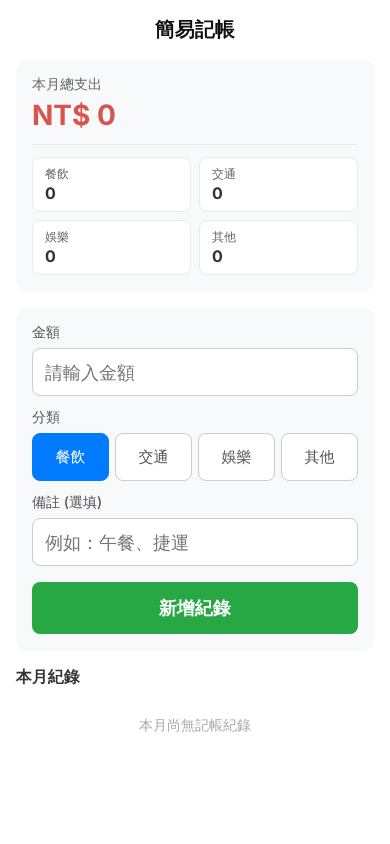
#> input picture videos/caffaine-budget-app/tests/01-first-a-empty.png, 390 x 844 px
$ python cov.py ../../../videos/caffaine-budget-app/tests/01-first-a-empty.png
#> lines starting #> are read from the running program, lines starting #| are printed output that depends on the picture; after the words box and inside, x2 and y2 are one past the last pixel; in counts of white or black regions, pixels touching at a corner belong together
import sys, numpy as np
from PIL import Image, ImageFilter
from collections import deque
SX0,SX1,SY0,SY1=64,1016,220,1700
def analyze(path):
    im=Image.open(path).convert('RGB').resize((540,960))
    a=np.asarray(im).astype(np.int16)
    lum=np.asarray(im.convert('L')).astype(np.int16)
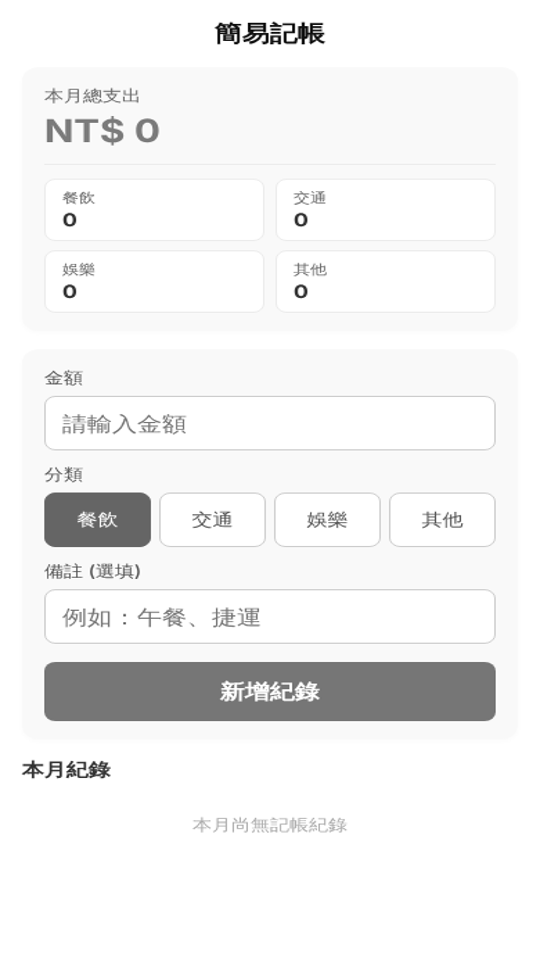
#> lum: shape (960, 540) int16; min 0, max 255, mean 241.6
    light=np.median(lum)>128
#> light = True
    F=ImageFilter.MaxFilter(31) if light else ImageFilter.MinFilter(31)
    bg=np.asarray(im.filter(F).filter(ImageFilter.GaussianBlur(12))).astype(np.int16)
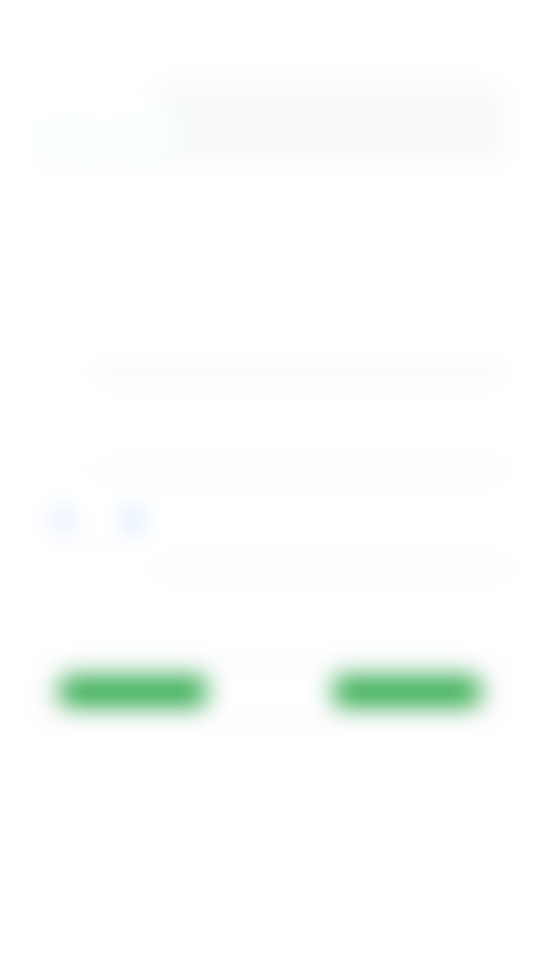
#> bg: shape (960, 540, 3) int16; mean R, G, B 250.7, 252.9, 251.5
    d=np.abs(a-bg).max(axis=2)
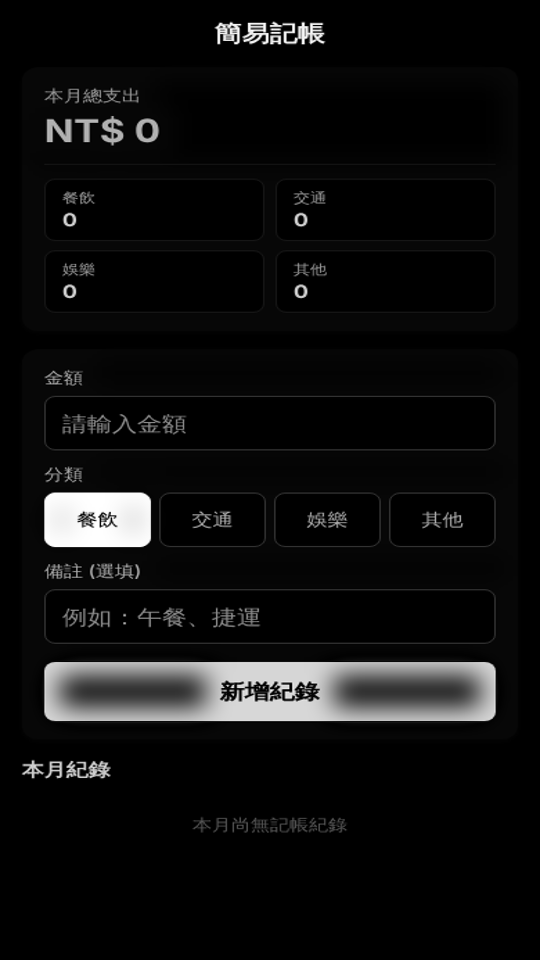
#> d: shape (960, 540) int16; min 0, max 255, mean 14.7
    ink=d>(30 if light else 30)
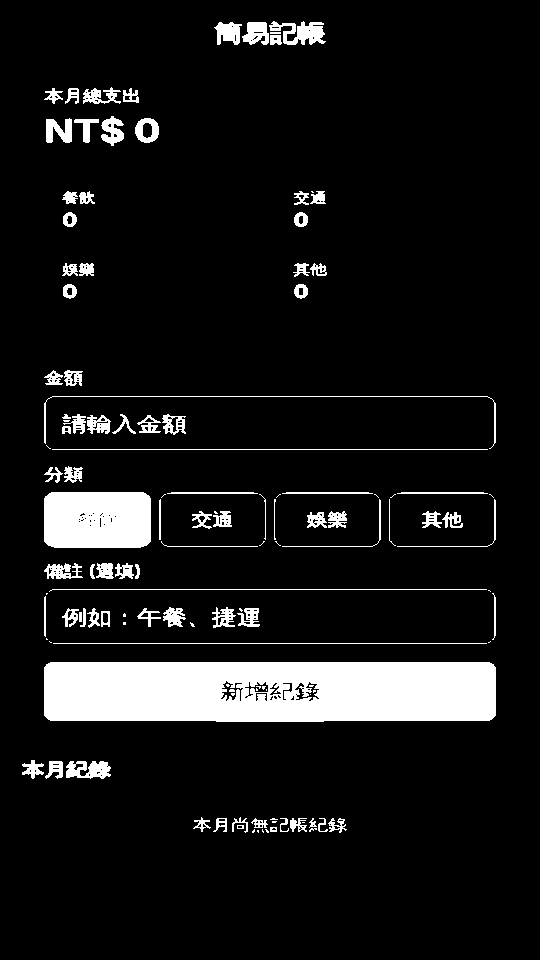
#> ink: shape (960, 540) bool; 9.3% white; 126 white regions (38 under 20 px), largest, box (x1, y1, x2, y2) and area: (44, 662, 496, 722) 26059, (44, 492, 151, 548) 5856, (269, 21, 326, 45) 762
    # safe area half scale
    x0,x1,y0,y1=SX0//2,SX1//2,SY0//2,SY1//2
    inkS=ink[y0:y1,x0:x1]
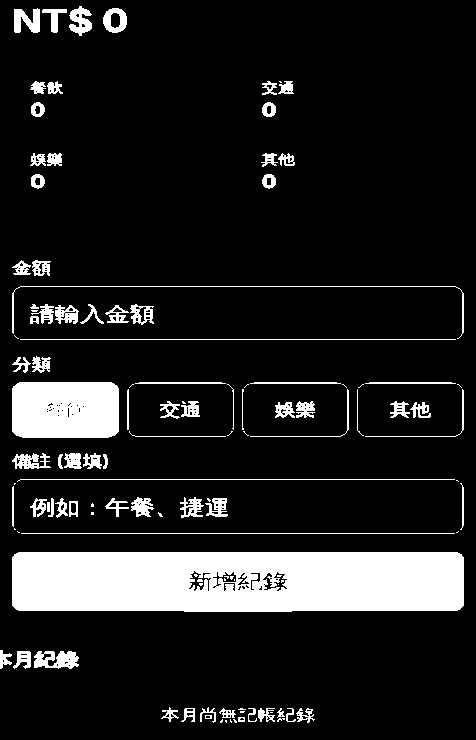
#> inkS: shape (740, 476) bool; 12.9% white; 117 white regions (38 under 20 px), largest, box (x1, y1, x2, y2) and area: (12, 552, 464, 612) 26059, (12, 382, 119, 438) 5856, (12, 286, 464, 339) 620
    occ=np.asarray(Image.fromarray((ink*255).astype(np.uint8)).filter(ImageFilter.MaxFilter(25)))>0
#> occ: shape (960, 540) bool; 34.4% white; 9 white regions, largest, box (x1, y1, x2, y2) and area: (32, 358, 508, 734) 138595, (32, 75, 171, 158) 10293, (181, 805, 359, 845) 6813
    occS=occ[y0:y1,x0:x1]
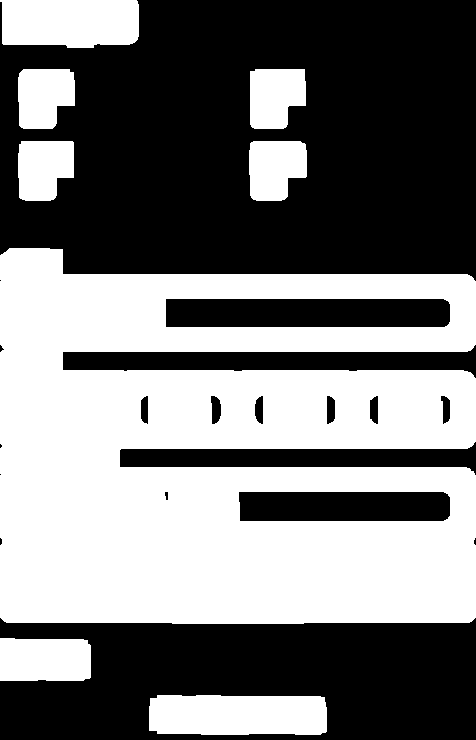
#> occS: shape (740, 476) bool; 47.4% white; 8 white regions, largest, box (x1, y1, x2, y2) and area: (0, 248, 476, 624) 138595, (149, 695, 327, 735) 6813, (0, 0, 139, 48) 6215
    rows=occS.mean(axis=1)
#> rows = 740 values, max 1 at index 281, min 0 at index 48, mean 0.474
    empty=rows<0.01
    # longest empty run
    best=cur=0;runs=[];start=None
    for i,e in enumerate(empty):
        if e:
            cur+=1; start=i if cur==1 else start
        else:
            if cur: runs.append((start,cur))
            cur=0
#> this loop made 740 passes
#> (e, cur) on passes 1 to 12: (False, 0), (False, 0), (False, 0), (False, 0), (False, 0), (False, 0), (False, 0), (False, 0), (False, 0), (False, 0), (False, 0), (False, 0)
#> cur on passes 61 to 66: 13, 14, 15, 16, 17, 18
#> after the loop, runs = [(48, 21), (129, 12), (201, 47), (624, 14), (681, 14)]
    if cur: runs.append((start,cur))
    longest=max([r[1] for r in runs],default=0)*2
#> longest = 94
    totalempty=empty.sum()*2
#> totalempty = 226
    # main visual: components at 1/8 on dilated mask
    small=np.asarray(Image.fromarray((ink*255).astype(np.uint8)).resize((135,240),Image.BOX))>8
#> small: shape (240, 135) bool; 13.7% white; 34 white regions (5 under 20 px), largest, box (x1, y1, x2, y2) and area: (11, 165, 124, 181) 1804, (11, 123, 38, 137) 377, (11, 99, 124, 113) 250
    sm=np.asarray(Image.fromarray((small*255).astype(np.uint8)).filter(ImageFilter.MaxFilter(7)))>0
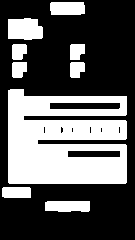
#> sm: shape (240, 135) bool; 36.4% white; 9 white regions, largest, box (x1, y1, x2, y2) and area: (8, 89, 127, 184) 9041, (8, 18, 43, 40) 678, (45, 201, 90, 212) 469
    H,W=sm.shape;lab=-np.ones((H,W),int);comps=[]
#> after `H, W = sm.shape`: H = 240; W = 135
    cy0,cy1,cx0,cx1=SY0//8,SY1//8,SX0//8,SX1//8
    for y in range(cy0,cy1):
        for x in range(cx0,cx1):
            if sm[y,x] and lab[y,x]<0:
                q=deque([(y,x)]);lab[y,x]=len(comps);pts=[]
                while q:
                    yy,xx=q.popleft();pts.append((yy,xx))
                    for dy,dx in ((1,0),(-1,0),(0,1),(0,-1)):
                        ny,nx=yy+dy,xx+dx
                        if cy0<=ny<cy1 and cx0<=nx<cx1 and sm[ny,nx] and lab[ny,nx]<0:
                            lab[ny,nx]=len(comps);q.append((ny,nx))
                ys=[p[0] for p in pts];xs=[p[1] for p in pts]
                comps.append((len(pts),min(ys)*8,max(ys)*8+8,min(xs)*8,max(xs)*8+8))
    comps.sort(reverse=True)
    m=comps[0] if comps else (0,0,0,0,0)
    sw,sh=SX1-SX0,SY1-SY0
    return dict(ink=inkS.mean()*100,occ=occS.mean()*100,longest=longest,totalempty=totalempty,
        mv_w=(m[4]-m[3])/sw*100,mv_h=(m[2]-m[1])/sh*100,mv_y=(m[1],m[2]),light=light)
print(f"{'file':38s} ink% occ% longestGap totalGap  MVw% MVh%  MVy")
for p in sys.argv[1:]:
    r=analyze(p)
#> r = {'ink': 12.93, 'occ': 47.44, 'longest': 94, 'totalempty': 226, 'mv_w': 100, 'mv_h': 51.35, 'mv_y': (712, 1472), 'light': True}
    print(f"{p.split('/')[-1][:38]:38s} {r['ink']:4.1f} {r['occ']:4.1f} {r['longest']:6d}px {r['totalempty']:6d}px  {r['mv_w']:4.0f} {r['mv_h']:4.0f}  {r['mv_y']}")
#| 01-first-a-empty.png                   12.9 47.4     94px    226px   100   51  (712, 1472)
